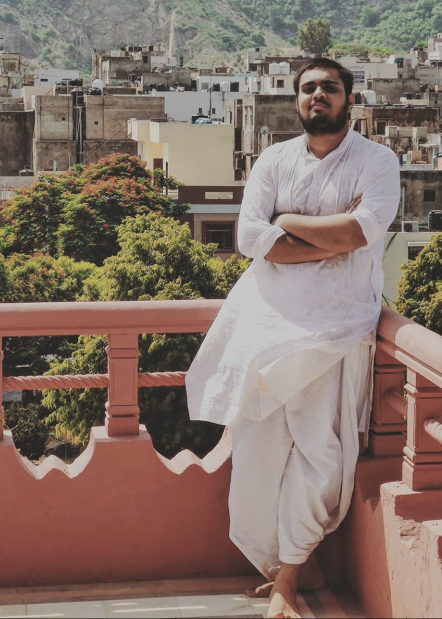
#> input picture 341L IMAGE AND VIDEO PROCESSING/2. LAB_2/IMG_0819.jpg, 883 x 1238 px, found by its file name (shown at 1/2 size)
$ jupyter execute --allow-errors Untitled.ipynb
#> lines starting #> are read from the running program, lines starting #| are printed output that depends on the picture
# Q1

[cell 1]
import numpy as np
import matplotlib.pyplot as plt
import matplotlib.image as mpimg

img = mpimg.imread("/Users/regatte/Downloads/IMG_0819.jpg")
#> img is the input picture: shape (1238, 883, 3); mean R, G, B 133.1, 114.5, 104.6
plt.figure()
plt.imshow(img)
rgb_weights = [0.2989, 0.5870, 0.1140]
grayscale_image = np.dot(img[...,:3], rgb_weights)
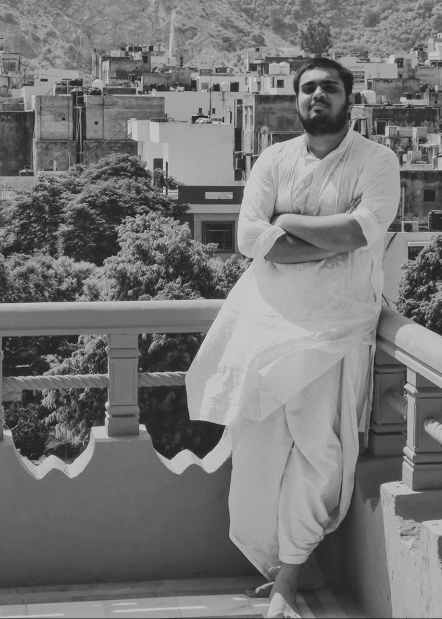
#> grayscale_image: shape (1238, 883) float64 (shown at 1/2 size); min 0, max 237, mean 118.9
plt.figure()
plt.imshow(grayscale_image, cmap=plt.get_cmap("gray"))

# Q3

[cell 2]
import cv2
img = cv2.imread(r'/Users/regatte/Downloads/IMG_0819.jpg')
cv2.imshow('original image',img)
HSV_img = cv2.cvtColor(img,cv2.COLOR_BGR2HSV)
#> HSV_img: shape (1238, 883, 3); mean H, S, V 30.2, 61.2, 134
cv2.imshow('HSV format image',HSV_img)

# Q4

[cell 3]
img = cv2.imread('/Users/regatte/Downloads/IMG_0819.jpg')

BILINEAR INTERPOLATION

[cell 4]
bilinear_img = cv2.resize(img,None, fx = 10, fy = 10, interpolation = cv2.INTER_LINEAR)
bilinear_img

BICUBIC INTERPOLATION

#> (a cell that did not finish here is left out)

NEAREST NEIGHBOUR

[cell 6]
near_img = cv2.resize(img,None, fx = 10, fy = 10, interpolation = cv2.INTER_NEAREST)
near_img

We can see that the Image sharpness increases in the order of Bilinear -> Bicubic -> Neareast Neighbour

# Q2

[cell 7]
img1 = mpimg.imread('/Users/regatte/Documents/MY GITHUB/SEM_5/341L IMAGE AND VIDEO PROCESSING/2. LAB_2/plant+bg.png')[:600,:600,:3]
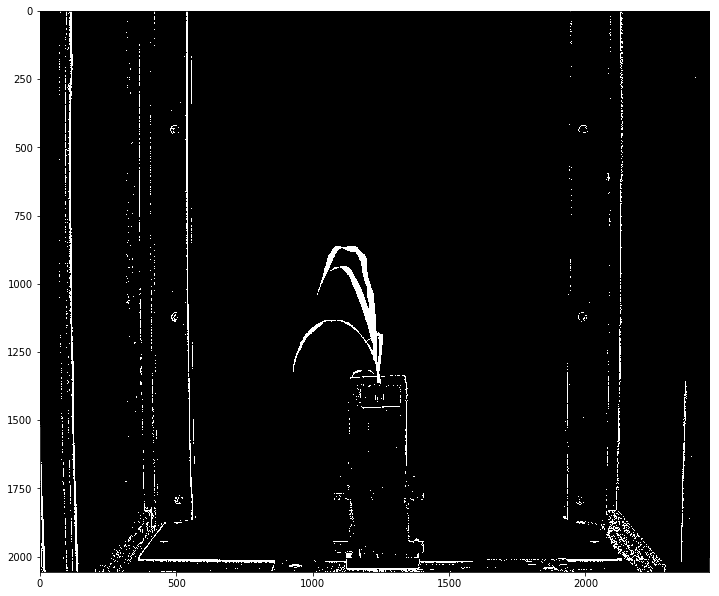
#> input picture 341L IMAGE AND VIDEO PROCESSING/2. LAB_2/plant+bg.png, 719 x 596 px, found by its file name
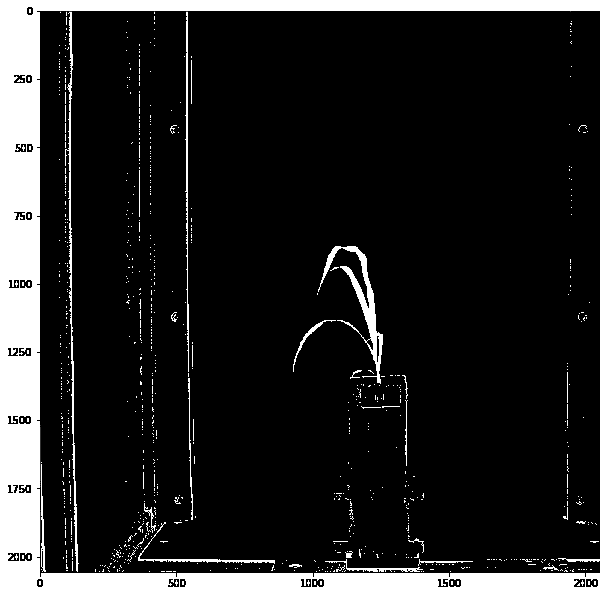
#> img1: shape (596, 600, 3) float32; min 0, max 1, mean 0.136
imglayer = mpimg.imread('/Users/regatte/Documents/MY GITHUB/SEM_5/341L IMAGE AND VIDEO PROCESSING/2. LAB_2/bg.png')[:600,:600,:3]
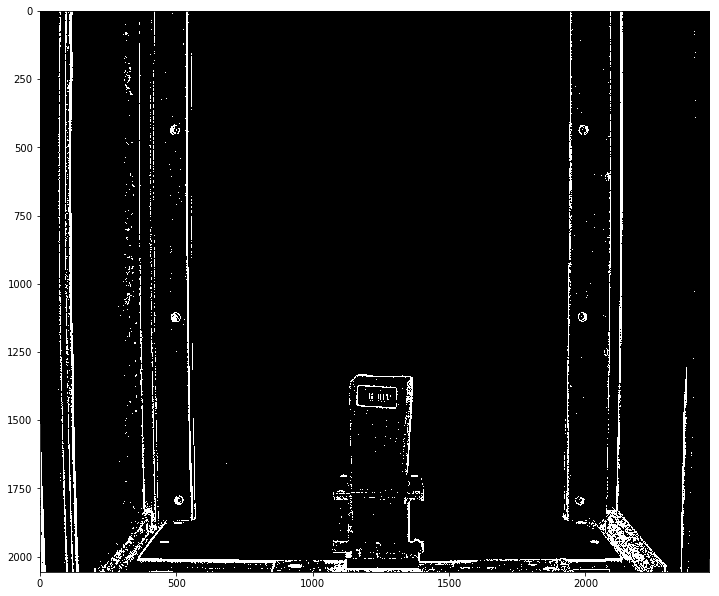
#> input picture 341L IMAGE AND VIDEO PROCESSING/2. LAB_2/bg.png, 719 x 596 px, found by its file name
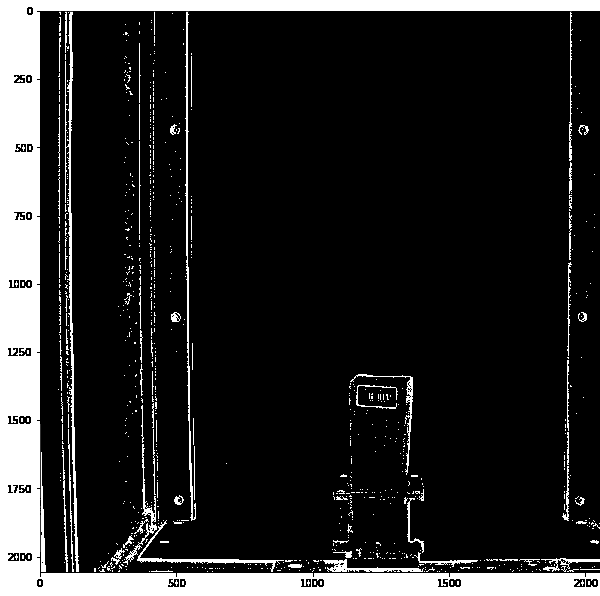
#> imglayer: shape (596, 600, 3) float32; min 0, max 1, mean 0.146
sub,add,mup = img1-imglayer, img1+imglayer, img1*imglayer
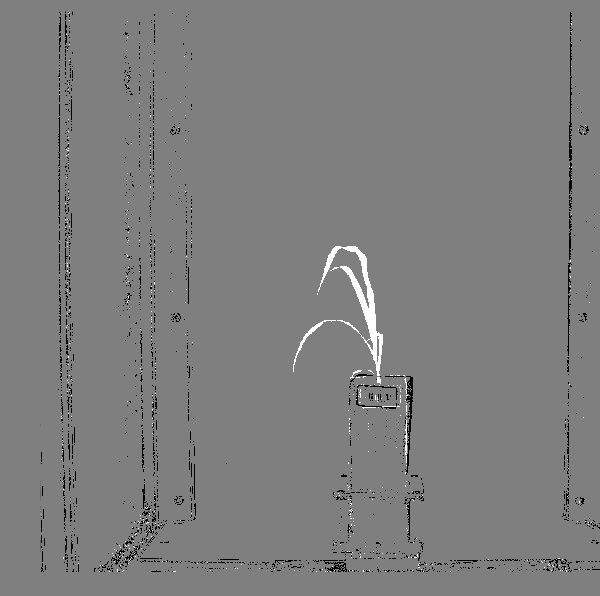
#> sub: shape (596, 600, 3) float32; min -1, max 1, mean -0.0101; drawn with min black and max white
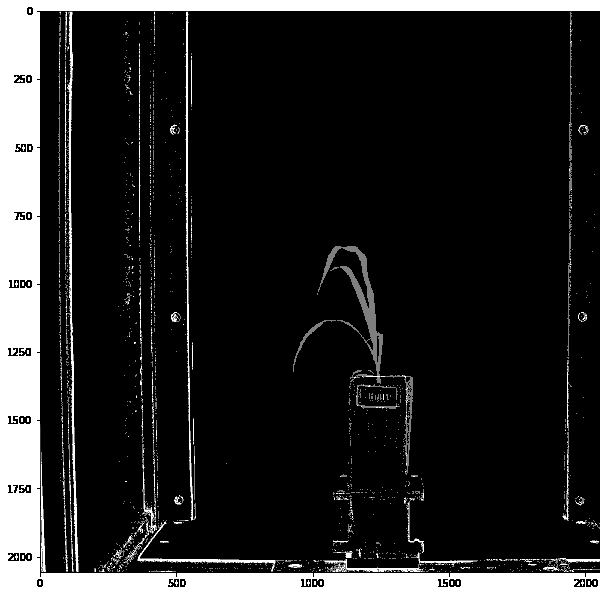
#> add: shape (596, 600, 3) float32; min 0, max 2, mean 0.283; drawn with min black and max white
imgplot = plt.imshow(sub)
plt.show()
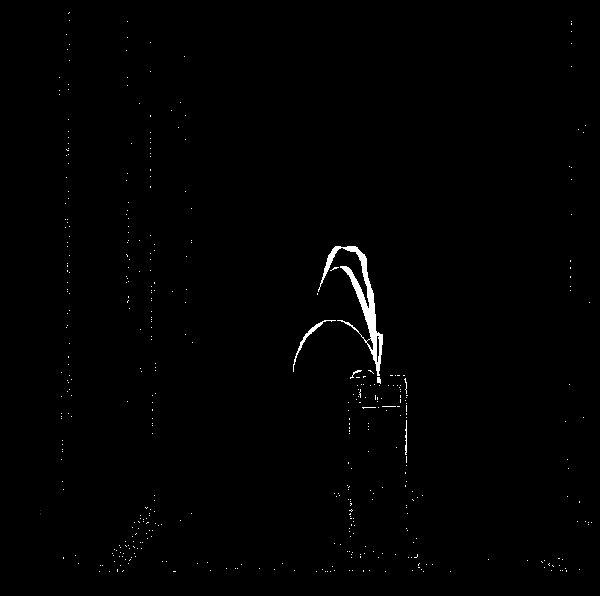
#> shown: shape (596, 600, 3) float32; min 0, max 1, mean 0.00667
imgplot = plt.imshow(add)
plt.show()
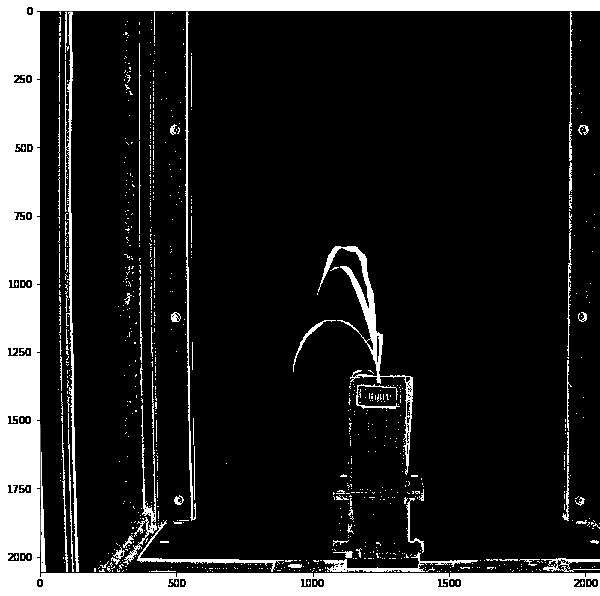
#> shown: shape (596, 600, 3) float32; min 0, max 1, mean 0.153
imgplot = plt.imshow(mup)
plt.show()
